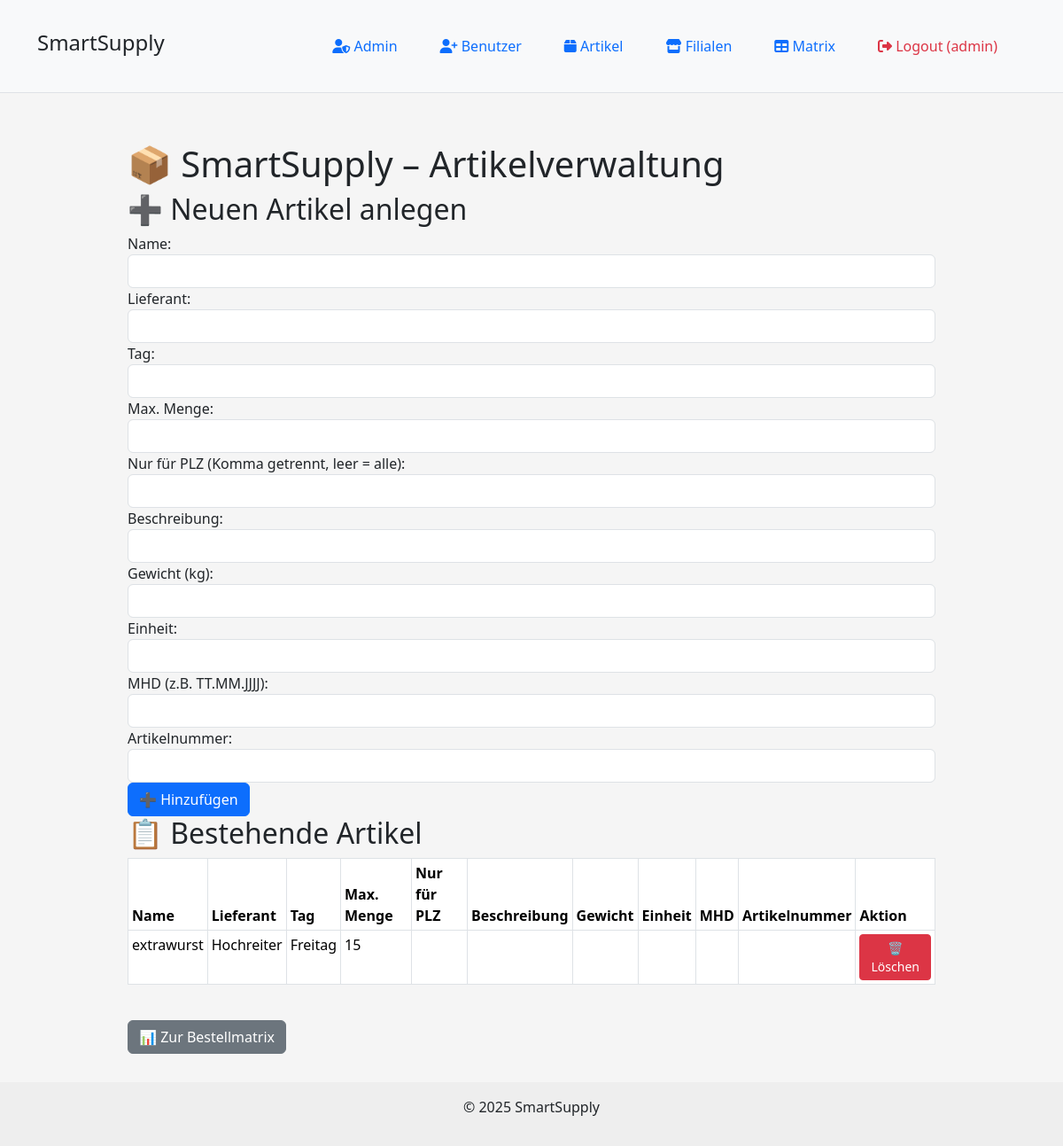
/artikelverwaltung (signed in), run on an earlier commit of the app's database.
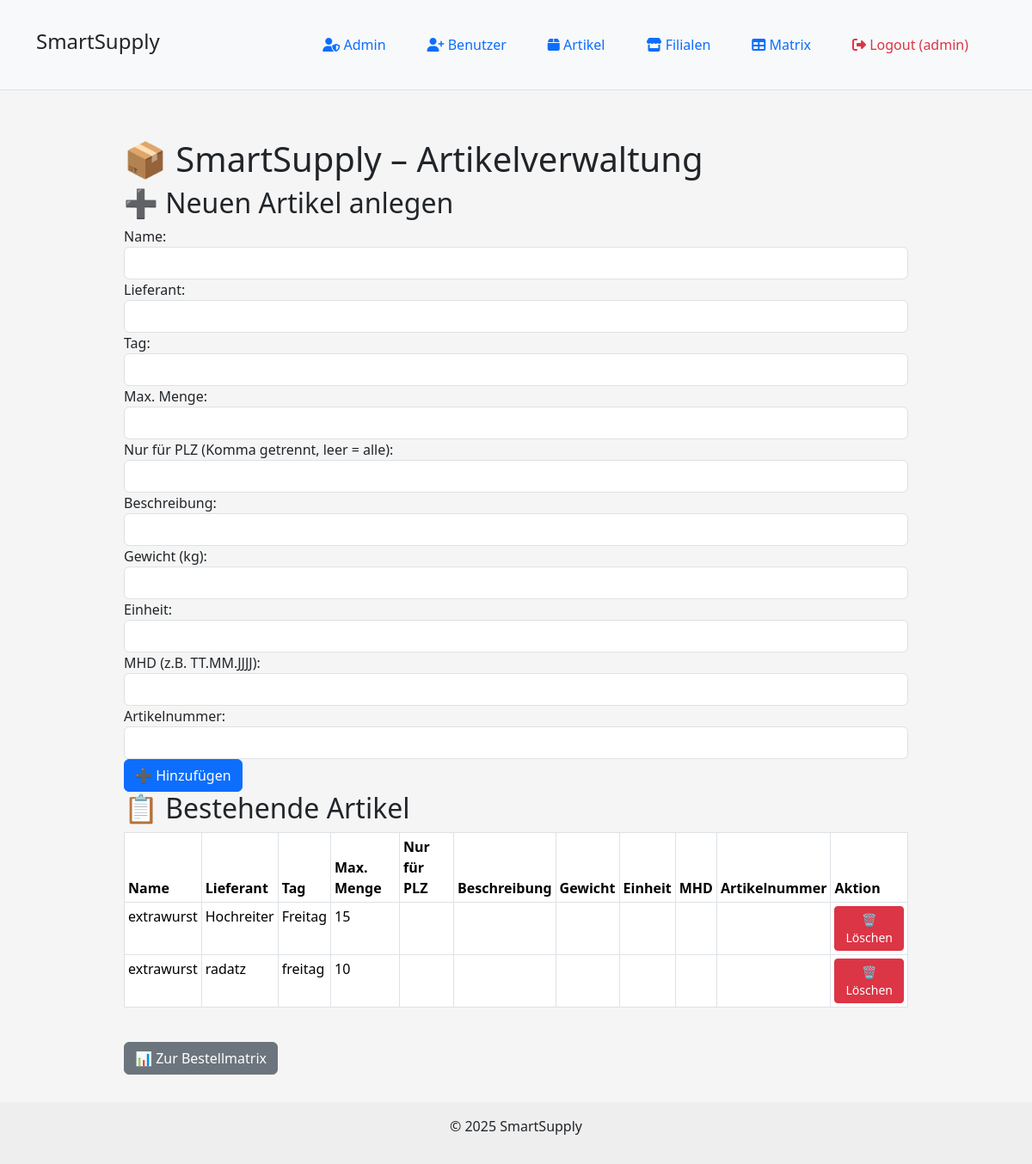
And on a later commit of the database.
### tables this page shows
CREATE TABLE artikel (
  id INTEGER PRIMARY KEY AUTOINCREMENT,
  name TEXT,
  lieferant TEXT,
  tag TEXT,
  maxmenge INTEGER,
  plz TEXT
);

### blueprints/artikel.py (the view, shortened to what this page needs)
@artikel.route('/artikelverwaltung', methods=['GET', 'POST'])
def artikelverwaltung():
    if not session.get('admin'):
        return redirect('/')
    conn = get_db()
    cur = conn.cursor()
    if request.method == 'POST' and 'loeschen' in request.form:
        art_id = request.form['art_id']
        cur.execute("DELETE FROM artikel WHERE id = ?", (art_id,))
        conn.commit()
    cur.execute("SELECT * FROM artikel ORDER BY lieferant, tag, name")
    artikel = cur.fetchall()
    return render_template('artikelverwaltung.html', artikel=artikel)

### app.py (called while the page is built)
@app.after_request
def add_no_cache_headers(response):
    response.headers["Cache-Control"] = "no-store, no-cache, must-revalidate, max-age=0"
    response.headers["Pragma"] = "no-cache"
    response.headers["Expires"] = "0"
    return response

### db.py (called while the page is built)
def get_db():
    conn = sqlite3.connect('frood.db')
    conn.row_factory = sqlite3.Row
    return conn

### templates/artikelverwaltung.html (shortened to what this page needs)
{% extends "layout.html" %}
{% block content %}
<div class="container">
    <h1>📦 SmartSupply – Artikelverwaltung</h1>
    <form method="post" class="form-section">
        <h2>➕ Neuen Artikel anlegen</h2>
        <div class="form-group">
            <label for="name">Name:</label>
            <input type="text" name="name" id="name" class="form-control" required>
        </div>
        <div class="form-group">
            <label for="lieferant">Lieferant:</label>
            <input type="text" name="lieferant" id="lieferant" class="form-control" required>
        </div>
        <div class="form-group">
            <label for="tag">Tag:</label>
            <input type="text" name="tag" id="tag" class="form-control" required>
        </div>
        <div class="form-group">
            <label for="maxmenge">Max. Menge:</label>
            <input type="number" name="maxmenge" id="maxmenge" class="form-control" required>
        </div>
        <div class="form-group">
            <label for="plz">Nur für PLZ (Komma getrennt, leer = alle):</label>
            <input type="text" name="plz" id="plz" class="form-control">
        </div>
        <div class="form-group">
            <label for="beschreibung">Beschreibung:</label>
            <input type="text" name="beschreibung" id="beschreibung" class="form-control">
        </div>
        <div class="form-group">
            <label for="gewicht">Gewicht (kg):</label>
            <input type="number" step="0.01" name="gewicht" id="gewicht" class="form-control">
        </div>
        <div class="form-group">
            <label for="einheit">Einheit:</label>
            <input type="text" name="einheit" id="einheit" class="form-control">
        </div>
        <div class="form-group">
            <label for="mhd">MHD (z.B. TT.MM.JJJJ):</label>
            <input type="text" name="mhd" id="mhd" class="form-control">
        </div>
        <div class="form-group">
            <label for="artikelnummer">Artikelnummer:</label>
            <input type="text" name="artikelnummer" id="artikelnummer" class="form-control">
        </div>
        <button type="submit" name="hinzu" class="btn btn-primary">➕ Hinzufügen</button>
    </form>
    <h2>📋 Bestehende Artikel</h2>
    <div class="table-responsive">
        <table class="table table-bordered table-hover table-sm">
            <thead class="thead-dark">
                <tr>
                    <th>Name</th>
                    <th>Lieferant</th>
                    <th>Tag</th>
                    <th>Max. Menge</th>
                    <th>Nur für PLZ</th>
                    <th>Beschreibung</th>
                    <th>Gewicht</th>
                    <th>Einheit</th>
                    <th>MHD</th>
                    <th>Artikelnummer</th>
                    <th>Aktion</th>
                </tr>
            </thead>
            <tbody>
                {% for art in artikel %}
                <tr>
                    <td>{{ art.name }}</td>
                    <td>{{ art.lieferant }}</td>
                    <td>{{ art.tag }}</td>
                    <td>{{ art.maxmenge }}</td>
                    <td>{{ art.plz }}</td>
                    <td>{{ art.beschreibung }}</td>
                    <td>{{ art.gewicht }}</td>
                    <td>{{ art.einheit }}</td>
                    <td>{{ art.mhd }}</td>
                    <td>{{ art.artikelnummer }}</td>
                    <td>
                        <form method="post" style="display:inline;">
                            <button type="submit" name="loeschen" class="btn btn-danger btn-sm" onclick="return confirm('Artikel wirklich löschen?');">🗑️ Löschen</button>
                        </form>
                    </td>
                </tr>
                {% endfor %}
            </tbody>
        </table>
    </div>
    <div class="mt-4">
        <a href="/admin_matrix" class="btn btn-secondary">📊 Zur Bestellmatrix</a>
    </div>
</div>
{% endblock %}

What changed in the data, as far as the page shows it:
added artikel: name "extrawurst", lieferant "radatz", tag "freitag", maxmenge "10"
